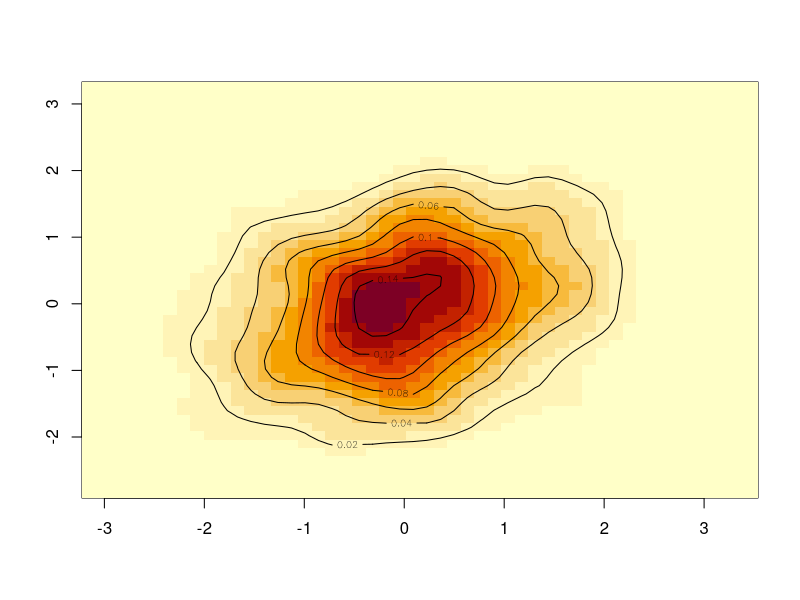

Write R code to recreate this figure.
## ---- chunk 1
require(MASS)
mu <- c(0,0)
sigma <- matrix(c(1, 0.3, 0.3, 1), 2)
binorm <- mvrnorm(1000, mu = mu, Sigma = sigma )
# Calculate kernel density estimate
binorm.dens <- kde2d(binorm[,1], binorm[,2], n = 50)
# Contour plot overlayed on heat map image of results
image(binorm.dens) # , xlim=c(-10,10), ylim=c(-10,10))
contour(binorm.dens, add = TRUE)
